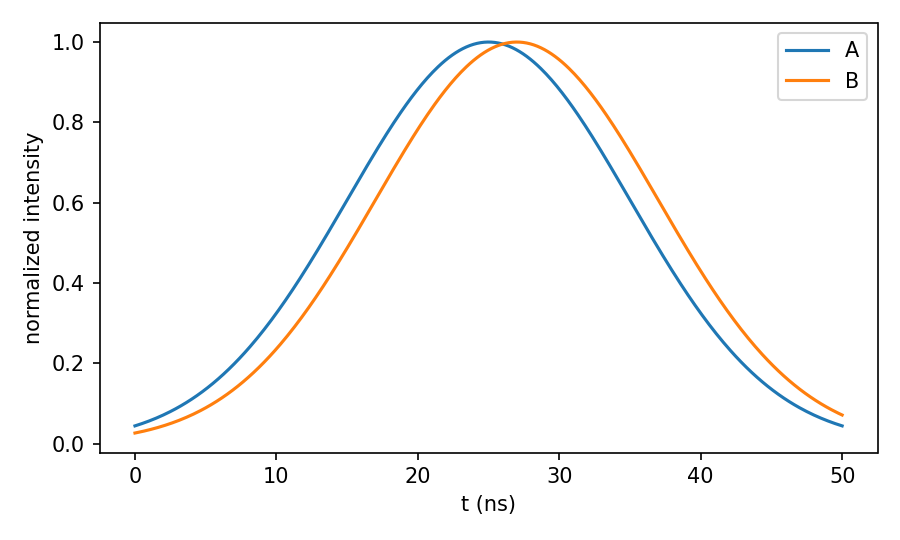

The script that drew this image:
import pathlib

import numpy as np
import matplotlib.pyplot as plt


def main() -> None:
    t = np.linspace(0.0, 50.0, 400)
    sigma = 10.0
    t0_a = 25.0
    t0_b = 27.0
    wa = np.exp(-0.5 * ((t - t0_a) / sigma) ** 2)
    wb = np.exp(-0.5 * ((t - t0_b) / sigma) ** 2)

    plt.figure(figsize=(6.0, 3.6))
    plt.plot(t, wa, label="A")
    plt.plot(t, wb, label="B")
    plt.xlabel("t (ns)")
    plt.ylabel("normalized intensity")
    plt.legend(loc="best")
    plt.tight_layout()

    out_path = pathlib.Path(__file__).with_suffix(".png")
    plt.savefig(out_path, dpi=150)
    plt.close()


if __name__ == "__main__":
    main()
